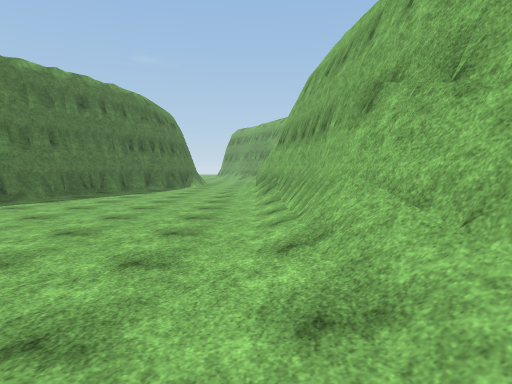
view 1 (above)

16 first-person views from a walk through a scene from a Unity 3-D project. The camera is 1.5 m above the floor, tilts 4° down and sees 75° across. The floor is counted in squares, 2 m on a side. Each view is taken from the middle of a square. On the plan, view 1 faces up. The plan holds only what a view shows up to about 11 squares ahead; the rest is blank. The place goes on beyond the plan. Surface patterns are stand-ins for the level's own textures.

view 2
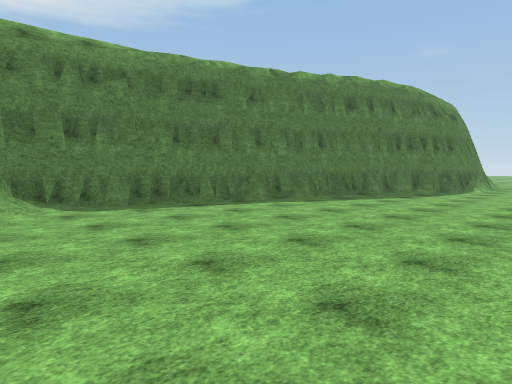

view 3
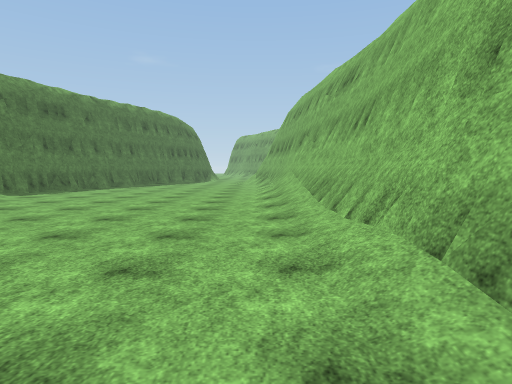

view 4
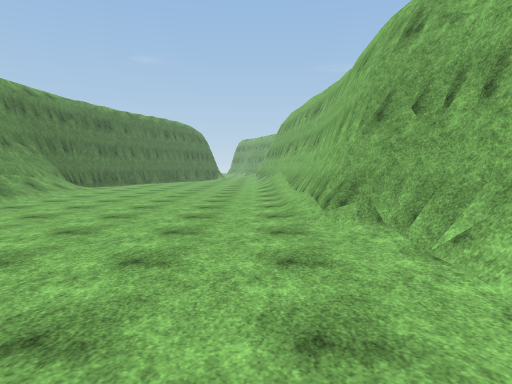

view 5
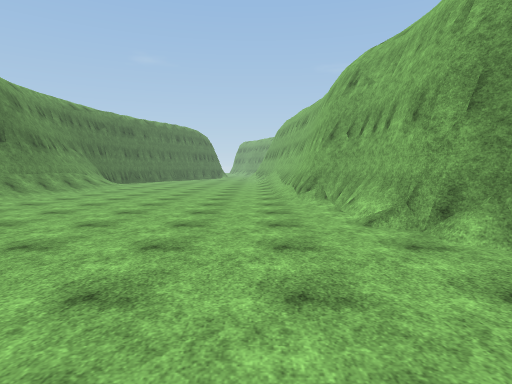

view 6
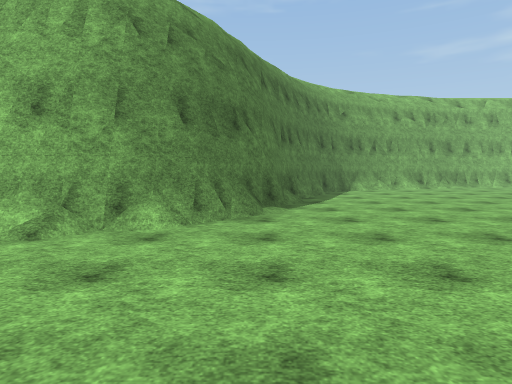

view 7
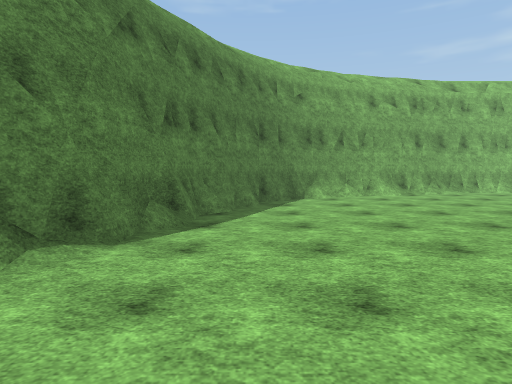

view 8
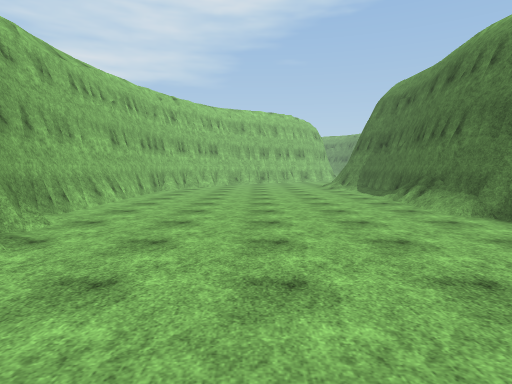

view 9
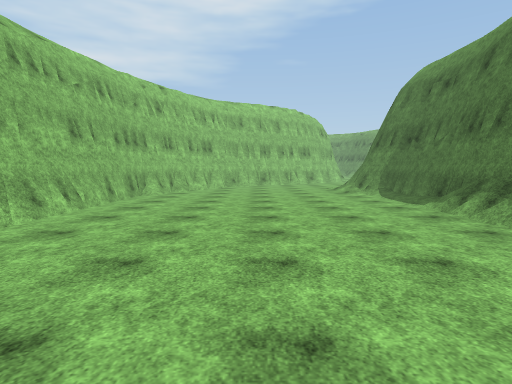

view 10
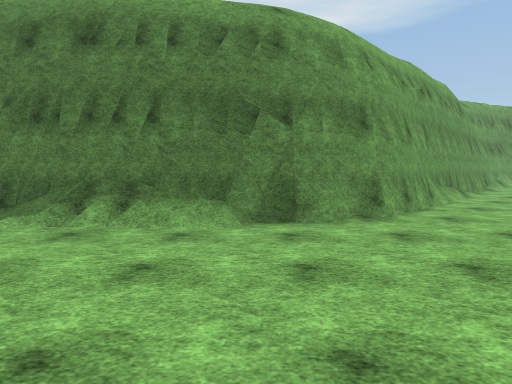

view 11
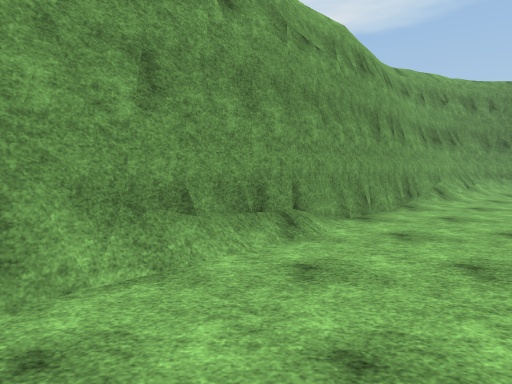

view 12
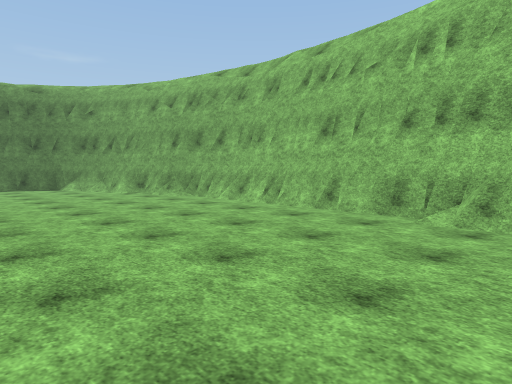

view 13
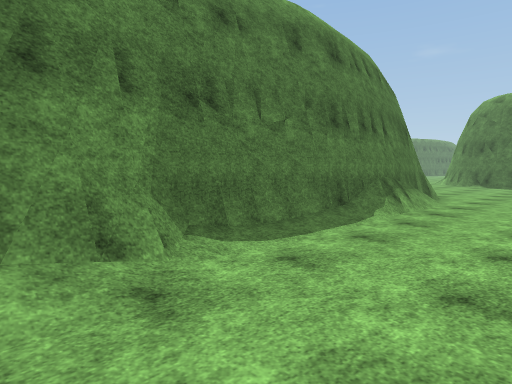

view 14
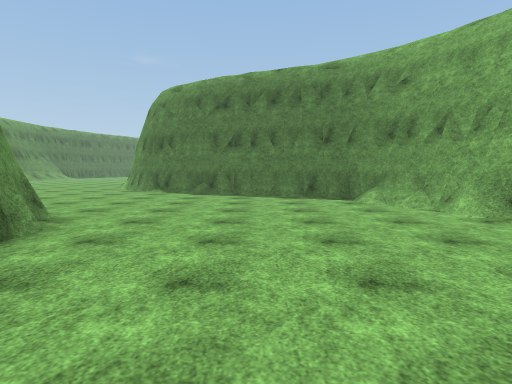

view 15
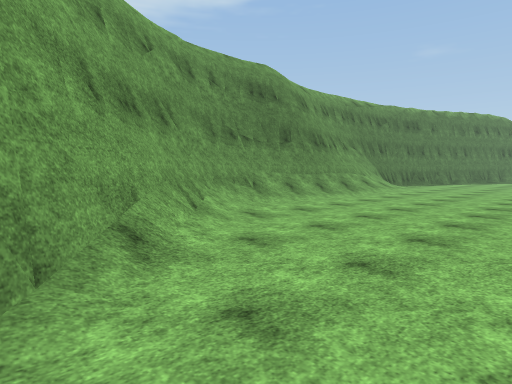

view 16
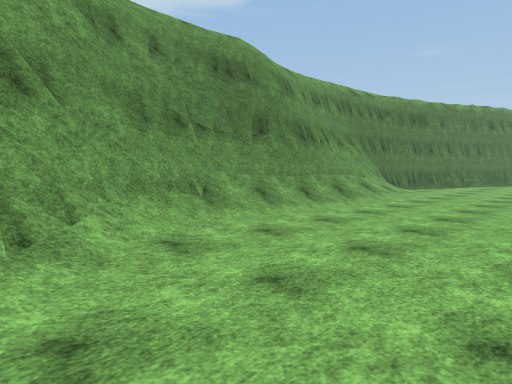

### Floor plan
Key: @ floor where view 1 was taken; # wall or solid block; . floor; / step, stairs or slope.
Columns run from 7 left of view 1 to 12 right of it. Each row starts with its distance up from view 1.
 11   #....
 10  ##....#
  9  #.....##
  8  #...../#
  7 ##...../#
  6 #....../#
  5 #....../#
  4 #....../#
  3 #....../#
  2 #/...../#
  1 #/...../#
  0 #/.....@#
 -1 #/......#
 -2 #/......#
 -3 #/......#
 -4 #/......#
 -5 #/......##
 -6 #/....../#
 -7 ##/......#
 -8  ##/.....#
 -9   #/.....##
-10   ##/.....##
-11    ##......###
-12     ##.......###
-13      ##........###
-14       ##.........#
-15        ###.......##
-16          ##.......#
-17           #.......#
-18           ##......##
-19            #....../#
-20            #.......#
-21            #.......#
-22            #.......#
-23            #.......#
-24            #.......#
-25            #.......#
-26            #/.....##
-27            #/.....#

Where each view was taken, in squares from view 1:
view 1: 0 up, 0 right, facing up
view 2: 1 up, 0 right, facing up-left
view 3: 6 down, 0 right, facing up
view 4: 10 down, 0 right, facing up
view 5: 13 down, 0 right, facing up
view 6: 11 down, 2 left, facing right
view 7: 13 down, 1 right, facing right
view 8: 14 down, 8 right, facing down
view 9: 16 down, 8 right, facing down
view 10: 19 down, 9 right, facing left
view 11: 14 down, 4 right, facing left
view 12: 27 down, 6 right, facing up-right
view 13: 27 down, 7 right, facing up-left
view 14: 22 down, 7 right, facing up
view 15: 11 down, 1 left, facing up-left
view 16: 9 down, 2 left, facing up-left
